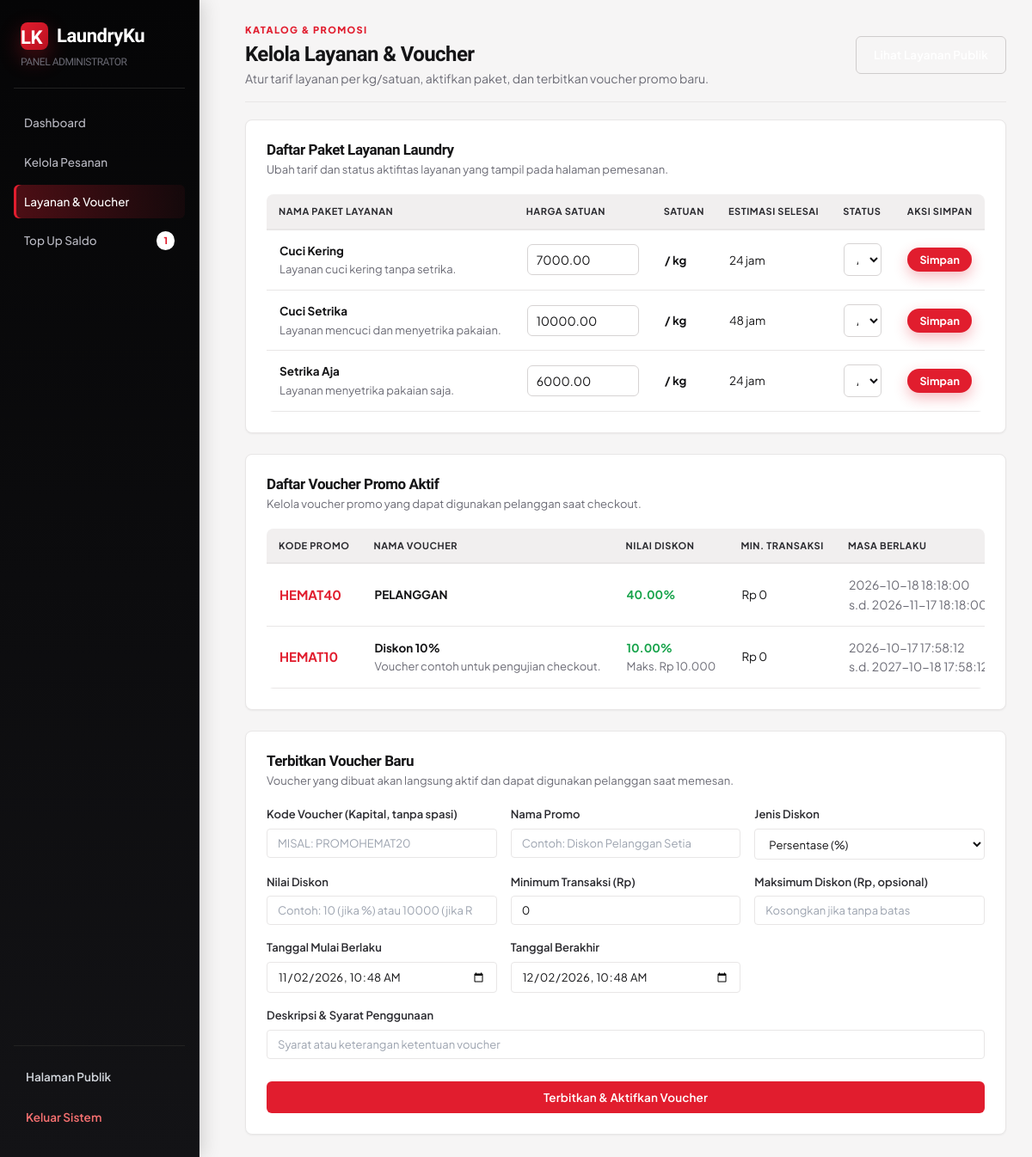
Screenshot of /laundry/admin/layanan_voucher.php (signed in) with the database file from the repository.
### tables this page shows
CREATE TABLE `layanan` (
  `id_layanan` int(11) NOT NULL,
  `nama_layanan` varchar(100) NOT NULL,
  `harga` decimal(12,2) NOT NULL DEFAULT 0.00,
  `satuan` varchar(30) DEFAULT 'kg',
  `estimasi_jam` int(11) DEFAULT 24,
  `deskripsi` text DEFAULT NULL,
  `status` enum('aktif','nonaktif') DEFAULT 'aktif',
  `created_at` timestamp NOT NULL DEFAULT current_timestamp()
);

CREATE TABLE `voucher` (
  `id_voucher` int(11) NOT NULL,
  `kode` varchar(50) NOT NULL,
  `nama` varchar(100) NOT NULL,
  `deskripsi` text DEFAULT NULL,
  `jenis_diskon` enum('persen','nominal') DEFAULT 'nominal',
  `nilai_diskon` decimal(12,2) DEFAULT 0.00,
  `minimal_transaksi` decimal(12,2) DEFAULT 0.00,
  `maksimal_diskon` decimal(12,2) DEFAULT NULL,
  `tanggal_mulai` datetime NOT NULL,
  `tanggal_berakhir` datetime NOT NULL,
  `syarat_topup` decimal(12,2) DEFAULT 0.00,
  `status` enum('aktif','nonaktif') DEFAULT 'aktif'
);

### laundry/admin/layanan_voucher.php (the view, shortened to what this page needs)
<?php
require_once __DIR__.'/../config/koneksi.php';
function h($v){return htmlspecialchars((string)$v, ENT_QUOTES, 'UTF-8');}
function rp2($n){return 'Rp '.number_format((float)$n,0,',','.');}
$services=$conn->query('SELECT id_layanan,nama_layanan,harga,satuan,deskripsi,estimasi_jam,status FROM layanan ORDER BY id_layanan')->fetch_all(MYSQLI_ASSOC);
$vouchers=$conn->query('SELECT id_voucher,kode,nama,deskripsi,jenis_diskon,nilai_diskon,minimal_transaksi,maksimal_diskon,tanggal_mulai,tanggal_berakhir,status FROM voucher ORDER BY id_voucher DESC')->fetch_all(MYSQLI_ASSOC);
$pendingTopup = (int)($conn->query("SELECT COUNT(*) c FROM transaksi_dompet WHERE jenis='topup' AND status='menunggu'")->fetch_assoc()['c'] ?? 0);
?>
<!doctype html>
<html lang="id">
<head>
  <link rel="stylesheet" href="../assets/css/style.css">
  <link rel="stylesheet" href="../assets/css/theme-pro.css?v=3">
</head>
<body class="admin-body">
<div class="admin-shell">
  <aside class="sidebar">
    <a class="side-brand" href="index.php">
      <div style="display:flex;align-items:center;gap:10px;">
        <span class="brand-badge">LK</span>
        <span>LaundryKu</span>
      </div>
      <small>PANEL ADMINISTRATOR</small>
    </a>
    <nav class="side-nav">
      <a href="index.php">
        <span>Dashboard</span>
      </a>
      <a href="pesanan.php">
        <span>Kelola Pesanan</span>
      </a>
      <a class="active" href="layanan_voucher.php">
        <span>Layanan & Voucher</span>
      </a>
      <a href="topup.php">
        <span>Top Up Saldo</span>
        <?php if($pendingTopup > 0): ?>
          <b><?=$pendingTopup?></b>
        <?php endif; ?>
      </a>
    </nav>
    <div class="side-bottom">
      <a href="../index.php" target="_blank">
        <span>Halaman Publik</span>
      </a>
      <a class="logout" href="../auth/logout.php">
        <span>Keluar Sistem</span>
      </a>
    </div>
  </aside>
  <section class="admin-main">
    <header class="admin-header">
      <div>
        <div class="eyebrow">KATALOG & PROMOSI</div>
        <h1>Kelola Layanan & Voucher</h1>
        <p>Atur tarif layanan per kg/satuan, aktifkan paket, dan terbitkan voucher promo baru.</p>
      </div>
      <div class="header-actions">
        <a class="outline-btn" href="../index.php#layanan" target="_blank">Lihat Layanan Publik</a>
      </div>
    </header>
    <section class="admin-card" style="margin-bottom:24px">
      <div class="card-head">
        <div>
          <h2>Daftar Paket Layanan Laundry</h2>
          <p>Ubah tarif dan status aktifitas layanan yang tampil pada halaman pemesanan.</p>
        </div>
      </div>
      <div class="table-wrap">
        <table class="admin-table">
          <thead>
            <tr>
              <th>Nama Paket Layanan</th>
              <th>Harga Satuan</th>
              <th>Satuan</th>
              <th>Estimasi Selesai</th>
              <th>Status</th>
              <th style="text-align:center">Aksi Simpan</th>
            </tr>
          </thead>
          <tbody>
            <?php foreach($services as $s): ?>
              <tr>
                <td>
                  <b><?=h($s['nama_layanan'])?></b><br>
                  <small class="hint"><?=h($s['deskripsi'])?></small>
                </td>
                <td>
                  <form method="post" style="display:flex;gap:8px;align-items:center;margin:0">
                    <input class="price-input" type="number" name="harga" min="0" step="500" value="<?=h($s['harga'])?>" required style="width:130px;padding:8px 10px">
                </td>
                <td>
                  <b>/ <?=h($s['satuan'])?></b>
                </td>
                <td>
                  <?=h($s['estimasi_jam'])?> jam
                </td>
                <td>
                  <select class="status-select" name="status" style="padding:8px 10px">
                    <option value="aktif" <?=$s['status']==='aktif'?'selected':''?>>Aktif</option>
                  </select>
                </td>
                <td style="text-align:center">
                    <button class="small-btn primary" type="submit">
                      Simpan
                    </button>
                </td>
              </tr>
            <?php endforeach; ?>
          </tbody>
        </table>
      </div>
    </section>
    <section class="admin-card" style="margin-bottom:24px">
      <div class="card-head">
        <div>
          <h2>Daftar Voucher Promo Aktif</h2>
          <p>Kelola voucher promo yang dapat digunakan pelanggan saat checkout.</p>
        </div>
      </div>
      <div class="table-wrap">
        <table class="admin-table">
          <thead>
            <tr>
              <th>Kode Promo</th>
              <th>Nama Voucher</th>
              <th>Nilai Diskon</th>
              <th>Min. Transaksi</th>
              <th>Masa Berlaku</th>
            </tr>
          </thead>
          <tbody>
            <?php if(!$vouchers): ?>
              <tr>
                <td colspan="7" style="text-align:center;padding:20px;color:var(--muted)">Belum ada voucher promo.</td>
              </tr>
            <?php else: ?>
              <?php foreach($vouchers as $v): ?>
                <tr>
                  <td>
                    <b style="color:var(--brand);font-size:15px"><?=h($v['kode'])?></b>
                  </td>
                  <td>
                    <b><?=h($v['nama'])?></b><br>
                    <small class="hint"><?=h($v['deskripsi'])?></small>
                  </td>
                  <td>
                    <b style="color:var(--success)">
                      <?=h($v['jenis_diskon']==='persen' ? $v['nilai_diskon'].'%' : rp2($v['nilai_diskon']))?>
                    </b>
                    <?php if($v['maksimal_diskon']!==null): ?>
                      <br><small class="hint">Maks. <?=rp2($v['maksimal_diskon'])?></small>
                    <?php endif; ?>
                  </td>
                  <td>
                    <?=rp2($v['minimal_transaksi'])?>
                  </td>
                  <td>
                    <small class="muted">
                      <?=h($v['tanggal_mulai'])?><br>s.d. <?=h($v['tanggal_berakhir'])?>
                    </small>
                  </td>
                </tr>
              <?php endforeach; ?>
            <?php endif; ?>
          </tbody>
        </table>
      </div>
    </section>
    <section class="admin-card">
      <div class="card-head">
        <div>
          <h2>Terbitkan Voucher Baru</h2>
          <p>Voucher yang dibuat akan langsung aktif dan dapat digunakan pelanggan saat memesan.</p>
        </div>
      </div>
      <form method="post" class="voucher-form">
        <div class="field">
          <label for="kode">Kode Voucher (Kapital, tanpa spasi)</label>
          <input id="kode" name="kode" placeholder="Misal: PROMOHEMAT20" required maxlength="30" style="text-transform:uppercase">
        </div>
        <div class="field">
          <label for="nama">Nama Promo</label>
          <input id="nama" name="nama" placeholder="Contoh: Diskon Pelanggan Setia" required>
        </div>
        <div class="field">
          <label for="jenis">Jenis Diskon</label>
          <select id="jenis" name="jenis_diskon">
            <option value="persen">Persentase (%)</option>
          </select>
        </div>
        <div class="field">
          <label for="nilai">Nilai Diskon</label>
          <input id="nilai" name="nilai_diskon" type="number" min="1" step="1" placeholder="Contoh: 10 (jika %) atau 10000 (jika Rp)" required>
        </div>
        <div class="field">
          <label for="minimal">Minimum Transaksi (Rp)</label>
          <input id="minimal" name="minimal_transaksi" type="number" min="0" step="1000" value="0" required>
        </div>
        <div class="field">
          <label for="maksimal">Maksimum Diskon (Rp, opsional)</label>
          <input id="maksimal" name="maksimal_diskon" type="number" min="0" step="1000" placeholder="Kosongkan jika tanpa batas">
        </div>
        <div class="field">
          <label for="mulai">Tanggal Mulai Berlaku</label>
          <input id="mulai" name="tanggal_mulai" type="datetime-local" required value="<?=date('Y-m-d\TH:i')?>">
        </div>
        <div class="field">
          <label for="akhir">Tanggal Berakhir</label>
          <input id="akhir" name="tanggal_berakhir" type="datetime-local" required value="<?=date('Y-m-d\TH:i',strtotime('+30 days'))?>">
        </div>
        <div class="field full">
          <label for="deskripsi">Deskripsi & Syarat Penggunaan</label>
          <input id="deskripsi" name="deskripsi" placeholder="Syarat atau keterangan ketentuan voucher">
        </div>
        <div class="field full" style="margin-top:10px">
          <button class="btn" type="submit">
            Terbitkan & Aktifkan Voucher
          </button>
        </div>
      </form>
    </section>
  </section>
</div>
</body>
</html>

### laundry/assets/css/theme-pro.css (style rules this page uses)
:root { --brand: #e11d2e; --brand-dark: #b4101f; --brand-light: #fff1f2; --brand-glow: rgba(225, 29, 46, .18); --brand-border: #f9a8ae; --ink: #141416; --ink-deep: #09090b; --ink-soft: #2b2b30; --muted: #6b6b75; --muted-light: #9a9aa5; --line: #e8e6e6; --line-dark: #2a2a2f; --canvas: #f6f5f5; --surface: #fff; --shadow-sm: 0 1px 3px rgba(9, 9, 11, .06); --shadow-md: 0 8px 20px rgba(9, 9, 11, .08); --shadow-lg: 0 18px 40px rgba(9, 9, 11, .13); --shadow-brand: 0 10px 26px rgba(225, 29, 46, .32); --radius-md: 12px; --radius-lg: 16px; --radius-xl: 22px; }
body { font-family: 'Plus Jakarta Sans', system-ui, 'Segoe UI', sans-serif; background: var(--canvas); color: var(--ink); }
h1, h2, h3, .brand, .side-brand, .service-price, .admin-stat strong, .stat strong, .cashier-stat strong { font-family: 'Bricolage Grotesque', 'Plus Jakarta Sans', sans-serif; letter-spacing: -.025em; }
.btn, .primary-btn, .small-btn.primary, .cashier-btn, .manage-submit { background: linear-gradient(135deg, #f0283a, #c4111f); color: #fff; border: 0; border-radius: 999px; font-weight: 700; box-shadow: 0 6px 16px rgba(225, 29, 46, .3); transition: transform .15s, box-shadow .2s; }
.btn.secondary, .outline-btn { background: transparent; color: var(--ink); border: 1.5px solid #d4d2d2; box-shadow: none; }
.service-card, .feature-card, .panel, .admin-card, .quick-card, .history-card, .track-box, .checkout-box, .manage-panel, .cashier-panel { background: var(--surface); border: 1px solid var(--line); border-radius: var(--radius-lg); box-shadow: var(--shadow-sm); }
input, select, textarea { border: 1.5px solid #dcdada; border-radius: 12px; background: #fff; }
th { background: var(--ink); color: #fff; }
.sidebar { background: linear-gradient(180deg, #050506, #131316); border-right: 1px solid #1f1f24; }
.side-nav a { color: #b8b8c1; border-radius: 12px; font-weight: 600; }
.side-nav a.active { background: linear-gradient(90deg, rgba(225, 29, 46, .32), rgba(225, 29, 46, .06)); color: #fff; box-shadow: inset 3px 0 0 var(--brand); }
.admin-body { background: var(--canvas); }
.admin-header h1 { font-size: clamp(24px, 3vw, 32px); }
.admin-table th, .cashier-table th, .manage-table th { background: #f1efef; color: var(--ink-soft); }
:root { --radius-sm: 4px; --radius-md: 6px; --radius-lg: 8px; --radius-xl: 10px; --shadow-sm: 0 1px 2px rgba(9,9,11,.05); --shadow-md: 0 4px 12px rgba(9,9,11,.07); --shadow-lg: 0 10px 26px rgba(9,9,11,.10); }
body { font-size: 14.5px; line-height: 1.6; }
h1, h2, h3 { font-weight: 700; }
.btn, .primary-btn, .small-btn, .cashier-btn, .manage-submit, .danger-btn, .outline-btn { border-radius: 6px; font-size: 13.5px; font-weight: 600; padding: 10px 20px; letter-spacing: .01em; box-shadow: none; background-image: none; }
.btn, .primary-btn, .small-btn.primary, .cashier-btn, .manage-submit { background: var(--brand); }
.small-btn { padding: 6px 14px; font-size: 12.5px; }
.btn.secondary, .outline-btn { border: 1px solid #cfcccc; }
label { font-size: 12.5px; font-weight: 600; color: var(--ink-soft); }
input, select, textarea { border-radius: 6px; padding: 10px 12px; font-size: 14px; border: 1px solid #d6d3d3; }
table { font-size: 13.5px; }
th, td { padding: 11px 14px; }
th { font-size: 12px; font-weight: 600; letter-spacing: .02em; }
.table-wrap, .panel, .checkout-box, .admin-card, .manage-panel, .cashier-panel, .track-box { border-radius: 8px; }
.sidebar { width: 232px; }
.side-nav a { padding: 9px 12px; font-size: 13.5px; border-radius: 6px; font-weight: 500; }
.side-brand { font-size: 18px; }
.admin-main { padding: 26px 30px; }
.admin-header { margin-bottom: 20px; padding-bottom: 16px; border-bottom: 1px solid var(--line); }
.admin-header h1 { font-size: 24px; }
.card-head h2 { font-size: 17px; }

### rows the page displays
layanan: nama_layanan "Cuci Kering", deskripsi "Layanan cuci kering tanpa setrika.", harga "7000.00", satuan "kg", estimasi_jam "24", status "Aktif"
layanan: nama_layanan "Cuci Setrika", deskripsi "Layanan mencuci dan menyetrika pakaian.", harga "10000.00", satuan "kg", estimasi_jam "48", status "Aktif"
layanan: nama_layanan "Setrika Aja", deskripsi "Layanan menyetrika pakaian saja.", harga "6000.00", satuan "kg", estimasi_jam "24", status "Aktif"
voucher: kode "HEMAT40", nama "PELANGGAN", jenis_diskon+nilai_diskon "40.00%", minimal_transaksi "Rp 0", tanggal_mulai "2026-10-18 18:18:00", tanggal_berakhir "2026-11-17…"
voucher: kode "HEMAT10", nama "Diskon 10%", deskripsi "Voucher contoh untuk pengujian checkout.", jenis_diskon+nilai_diskon "10.00%", maksimal_diskon "Rp 10.000", minimal_transaksi "Rp 0", tanggal_mulai "2026-10-17 17:58:12", tanggal_berakhir "2027-10-18…"

### other values shown
$pendingTopup "1"
